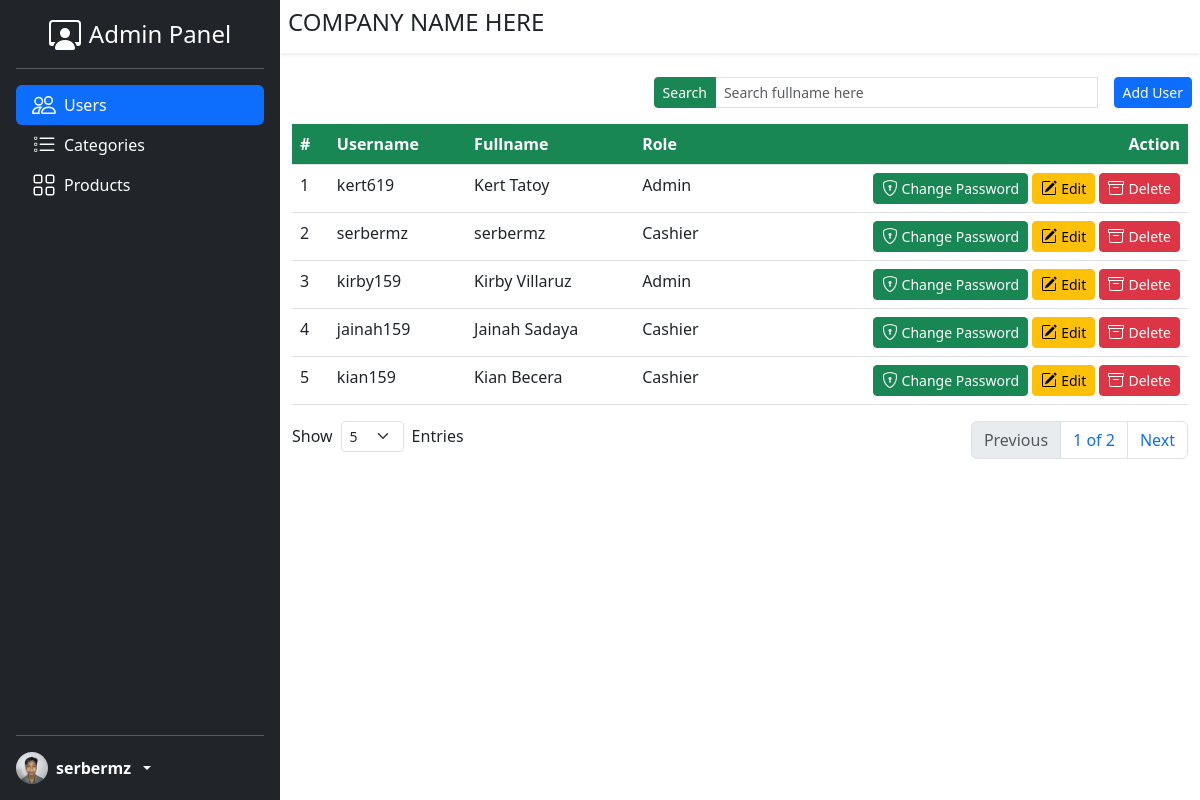
Screenshot of /admin/users.php (signed in) with the database file from the repository.
### tables this page shows
CREATE TABLE `users` (
  `id` int(11) NOT NULL,
  `username` varchar(15) NOT NULL,
  `password` varchar(255) NOT NULL,
  `fullname` varchar(150) NOT NULL,
  `role` varchar(50) NOT NULL
);

### admin/users.php (the view, shortened to what this page needs)
<?php include_once 'includes/header.php'; ?>
<?php include_once 'includes/sidebar.php' ?>
<?php include_once 'includes/content-header.php' ?>
<?php
    $db = new DbConn();
    $pdo = $db->connect();
    $search = isset($_GET['search']) ? $_GET['search'] : '';
    $sql = "SELECT COUNT(id) as totalItems FROM users WHERE fullname LIKE :fullname";
    $stmt = $pdo->prepare($sql);
    $stmt->bindValue(':fullname', '%' . $search . '%');
    $stmt->execute();
    $result = $stmt->fetch();
    $totalItems = $result['totalItems'];
    $itemsPerPage = isset($_GET['entries']) ? $_GET['entries'] : 5;
    $totalPages = ceil($totalItems / $itemsPerPage);
    $currentPage = isset($_GET['page']) ? $_GET['page'] : 1;
    $offset = ($currentPage - 1) * $itemsPerPage;
    $sql = "SELECT * FROM users WHERE fullname LIKE :fullname ORDER BY id LIMIT $offset, $itemsPerPage";
    $stmt = $pdo->prepare($sql);
    $stmt->bindValue(':fullname', '%' . $search . '%');
    $stmt->execute();
    $result = $stmt->fetchAll();
?>
<div class="content mt-3">
    <div class="row m-0 justify-content-end gx-4 gx-md-3 gy-2">
        <div class="col-md-6">
            <form action="<?php echo $_SERVER['PHP_SELF'] ?>" method="GET">
                <div class="input-group input-group-sm">
                    <button class="btn btn-success">Search</button>
                    <input type="text" name='search' class="form-control shadow-none" placeholder="Search fullname here"
                        autocomplete="off" autofocus>
                </div>
            </form>
        </div>
        <div class="col-auto">
            <button class="btn btn-sm btn-primary btn-add" data-bs-toggle="modal" data-bs-target="#add-user-modal">Add
                User</button>
        </div>
    </div>
    <div class="container-fluid mt-3">
        <div class="table-responsive">
            <table class="table">
                <thead>
                    <tr class="text-bg-success">
                        <th scope="col">#</th>
                        <th scope="col">Username</th>
                        <th scope="col">Fullname</th>
                        <th scope="col">Role</th>
                        <th scope="col" class="text-end">Action</th>
                    </tr>
                </thead>
                <tbody>
                    <?php
                        $counter = 1;
                        foreach ($result as $user) {
                    ?>
                    <tr>
                        <td><?php echo $counter ?></td>
                        <td><?php echo $user['username'] ?></td>
                        <td><?php echo $user['fullname'] ?></td>
                        <td><?php echo $user['role'] ?></td>
                        <td class='text-nowrap text-end'>
                            <button
                                class='btn btn-sm btn-success d-inline-flex align-items-center gap-1 btn-change-pass'
                                data-id="<?php echo $user['id'] ?>">
                                <span>Change Password</span>
                            </button>
                            <button class='btn btn-sm btn-warning d-inline-flex align-items-center gap-1 btn-edit'
                                data-id="<?php echo $user['id'] ?>">
                                <span>Edit</span>
                            </button>
                            <button class='btn btn-sm btn-danger d-inline-flex align-items-center gap-1 btn-delete'
                                data-id="<?php echo $user['id'] ?>">
                                <span>Delete</span>
                            </button>
                        </td>
                    </tr>
                    <?php
                     $counter++;
                        }
                    ?>
                </tbody>
            </table>
        </div>
        <div class="row justify-content-between mb-3 gy-3">
            <div class="col-auto">
                <div class="d-flex align-items-center gap-2">
                    <span>Show</span>
                    <form action="<?php echo $_SERVER['PHP_SELF'] ?>" method="GET">
                        <select name="entries" class="form-select form-select-sm shadow-none"
                            onchange="this.form.submit()">
                            <option <?php if($itemsPerPage == 5) echo 'selected' ?> value="5">5</option>
                        </select>
                    </form>
                    <span>Entries</span>
                </div>
            </div>
            <div class="col-auto">
                <ul class="pagination">
                    <?php
                    if($totalPages > 1){
                        if($currentPage > 1){
                            $previousPage = $currentPage - 1;
                            echo "<li class='page-item'><a class='page-link text-center' href='?search=$search&page=$previousPage&entries=$itemsPerPage'>Previous</a></li>";
                        } else{
                            echo "<li class='page-item'><a class='page-link text-center disabled'>Previous</a></li>";
                        }
                        echo "<li class='page-item'><span class='page-link text-center'>$currentPage of $totalPages</span></li>";
                        if($currentPage < $totalPages){
                            $nextPage = $currentPage + 1;
                            echo "<li class='page-item'><a class='page-link text-center' href='?search=$search&page=$nextPage&entries=$itemsPerPage'>Next</a></li>";
                        }
                        else{
                            echo " <li class='page-item'><a class='page-link text-center disabled'>Next</a></li>";
                        }
                    }
                    ?>
                </ul>
            </div>
        </div>
    </div>
</div>
<?php include_once 'includes/footer.php' ?>

### css/style.css (style rules this page uses)
.content { margin-left: 280px; }

### rows the page displays
users: username "kert619", fullname "Kert Tatoy", role "Admin"
users: username "serbermz", fullname "serbermz", role "Cashier"
users: username "kirby159", fullname "Kirby Villaruz", role "Admin"
users: username "jainah159", fullname "Jainah Sadaya", role "Cashier"
users: username "kian159", fullname "Kian Becera", role "Cashier"

### other values shown
$_SESSION['fullname'] "serbermz"
$currentPage "1"
$totalPages "2"
